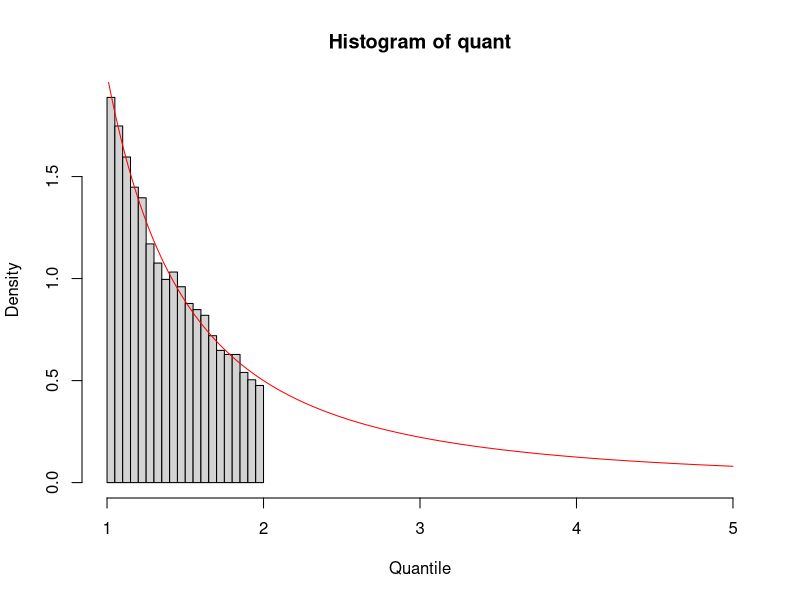

Generate this figure with R:
#FINAL EXAM
#QUESTION 3

samp = 10000
x = runif(samp)
quant = (-2)/(x-2)
dlim = (100:500)/100
pdf = 2/(dlim^2)

hist(quant, freq = F, xlab = "Quantile", xlim = c(1,5), prob = TRUE)
lines(dlim, pdf, col = 'red')
